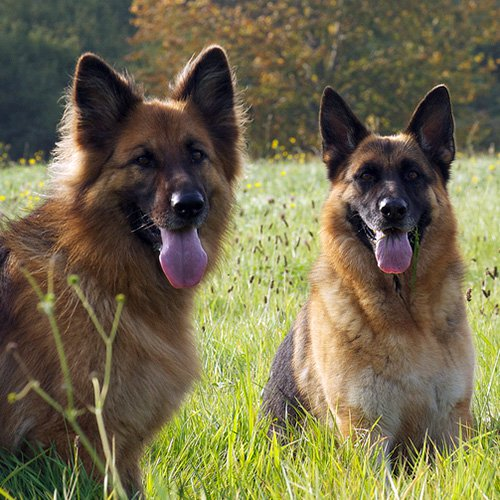
#> input picture GettingStarted_images/dog.png, 500 x 500 px
$ python rdwr_disp.py   (Python 2 division)
#> lines starting #> are read from the running program, lines starting #| are printed output that depends on the picture
import numpy as np
import cv2

# Load a color image in grayscale
imgloc = 'dog.png'
img_color = cv2.imread(imgloc, cv2.IMREAD_COLOR)
#> img_color is the input picture: shape (500, 500, 3); mean B, G, R 76.9, 107.8, 115.2
img_gray = cv2.imread(imgloc, cv2.IMREAD_GRAYSCALE)
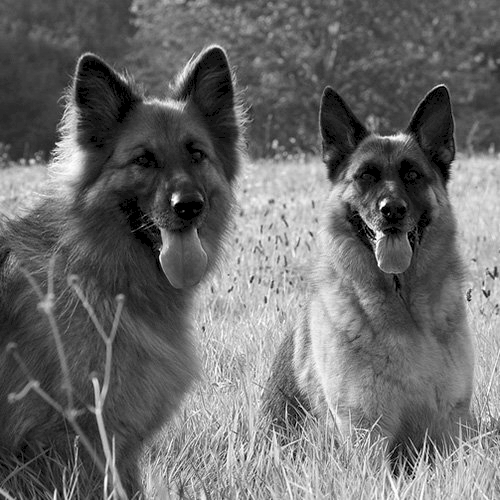
#> img_gray: shape (500, 500); min 0, max 255, mean 107.6
img_unchanged = cv2.imread(imgloc, cv2.IMREAD_UNCHANGED)

# Display the images
print img_color
#> (printed output is left out)
cv2.imshow('color', img_color)
print img_gray
#> (printed output is left out)
cv2.imshow('gray', img_gray)
print img_unchanged
#> (printed output is left out)
cv2.imshow('unchanged', img_unchanged)

key = cv2.waitKey(0) # wait indefinitely for a keystroke
#> (key Esc is pressed here)

while key != 27:
    if key == ord('c'): # wait for 'c' key to save color image and exit
        cv2.imwrite('dog_color.png', img_color)
        cv2.destroyAllWindows() # close all windows
        break
    elif key == ord('g'): # wait for 'g' key to save gray image and exit
        cv2.imwrite('dog_gray.png', img_gray)
        cv2.destroyAllWindows() # close all windows
        break
    key = cv2.waitKey(0) # continue waiting

cv2.destroyAllWindows() # close all windows

# cv2.destroyWindow('<window name>') # destroys specific window
